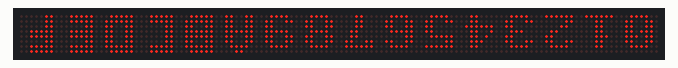
Bench run of a sketch on a simulated Arduino Uno, built with avr-gcc and run on an emulated ATmega328P. On the bench: 128×8 LED matrix. Wiring (inferred from the names in the program): 16 × MAX7219 LED driver (orientation assumed): data pin 12; clock pin 10; CS pin 11.

Above: at 0.1 s.

The sketch:

09_max7219_library.ino
```cpp
#include "MAX7219Control.h"

#define FACE_CLKPIN 10
#define FACE_CSPIN 11
#define FACE_DATAPIN 12
#define FACE_NUMPANELS 16


MAX7219Control* LedController;

void setup() {
  // put your setup code here, to run once:

  LedController = new MAX7219Control(FACE_DATAPIN, FACE_CSPIN, FACE_CLKPIN, FACE_NUMPANELS);
  LedController->Initialise();
  LedController->SetBrightness(7); // 0-15
}

byte ASCIINumbers[16][8] = {
  { B00000000, B00111100, B01100110, B01101110, B01110110, B01100110, B01100110, B00111100 }, // 0
  { B00000000, B00011000, B00011000, B00111000, B00011000, B00011000, B00011000, B01111110 }, // 1
  { B00000000, B00111100, B01100110, B00000110, B00001100, B00110000, B01100000, B01111110 }, // 2
  { B00000000, B00111100, B01100110, B00000110, B00011100, B00000110, B01100110, B00111100 }, // 3
  { B00000000, B00001100, B00011100, B00101100, B01001100, B01111110, B00001100, B00001100 }, // 4
  { B00000000, B01111110, B01100000, B01111100, B00000110, B00000110, B01100110, B00111100 }, // 5
  { B00000000, B00111100, B01100110, B01100000, B01111100, B01100110, B01100110, B00111100 }, // 6
  { B00000000, B01111110, B01100110, B00001100, B00001100, B00011000, B00011000, B00011000 }, // 7
  { B00000000, B00111100, B01100110, B01100110, B00111100, B01100110, B01100110, B00111100 }, // 8
  { B00000000, B00111100, B01100110, B01100110, B00111110, B00000110, B01100110, B00111100 }, // 9
  { B00011000, B00111100, B01100110, B01100110, B01111110, B01100110, B01100110, B01100110 }, // A
  { B01111100, B01111110, B01100110, B01111110, B01111110, B01100110, B01111110, B01111100 }, // B
  { B01111100, B01111100, B01100000, B01100000, B01100000, B01100000, B01111100, B01111100 }, // C
  { B01111100, B01111110, B01100110, B01100110, B01100110, B01100110, B01111110, B01111100 }, // D
  { B01111100, B01111100, B01100000, B01111100, B01111100, B01100000, B01111100, B01111100 }, // E
  { B01111100, B01111100, B01100000, B01111100, B01111100, B01100000, B01100000, B01100000 }, // F
};

void loop() {
  // put your main code here, to run repeatedly:

  // Start with the first panel in the chain
  for (int panel = 0; panel < FACE_NUMPANELS; panel++) {

    // Start with the top row
    for (int row = 0; row < 8; row++) {
      LedController->SetRow(panel, row, ASCIINumbers[panel][row]);
    }
  }

  // Update panels (if there are any changes)
  LedController->RenderDisplays();
}
```

MAX7219Control.h
```cpp
class MAX7219Control {
private:
  int DataPin;
  int CSPin;
  int CLKPin;

  int NumPanels;
  int NumRows = 8;

  bool* RowsRequiringUpdate;
  byte** NewPanelRowData;
  byte** CurrentPanelRowData;


public:
  MAX7219Control(int dataPin, int csPin, int clkPin, int numPanels) {
    DataPin = dataPin;
    CSPin = csPin;
    CLKPin = clkPin;
    NumPanels = numPanels;

    // Initialise panel data
    RowsRequiringUpdate = new bool[NumRows];
    for (int row = 0; row < NumRows; row++) {
      RowsRequiringUpdate[row] = true;
    }

    NewPanelRowData = new byte*[NumPanels];
    CurrentPanelRowData = new byte*[NumPanels];
    for (int panel = 0; panel < NumPanels; panel++) {
      NewPanelRowData[panel] = new byte[NumRows];
      CurrentPanelRowData[panel] = new byte[NumRows];

      for (int row = 0; row < NumRows; row++) {
        NewPanelRowData[panel][row] = 0;
        CurrentPanelRowData[panel][row] = 0;
      }
    }
  }

  Initialise() {
    // Set up data, cs, clk pins
    pinMode(CLKPin, OUTPUT);
    pinMode(CSPin, OUTPUT);
    pinMode(DataPin, OUTPUT);

    // Initialise all panels
    SetValueForAllPanels(9, 0);             // Decode mode (always 0)
    SetValueForAllPanels(11, NumRows - 1);  // 8 rows
    SetValueForAllPanels(12, 1);            // Shutdown mode (set to normal)
    SetValueForAllPanels(15, 0);            // Disable test mode

    // Force all rows to clear, bypassing caching
    for (int row = 1; row <= NumRows; row++) {
      SetValueForAllPanels(row, 0);
    }
  }

  // Value between 0-15
  SetBrightness(byte value) {
    SetValueForAllPanels(10, value);
  }

  ClearAllPanels() {
    for (int panel = 0; panel < NumPanels; panel++)
      ClearPanel(panel);
  }

  ClearPanel(int panelNumber) {
    for (int row = 0; row < NumRows; row++)
      SetRow(panelNumber, row, 0);
  }

  /**
  * panelNumber - Which panel the row is on. Starting from 0.
  * rowNumber - 0-7, from top to bottom
  * value - 8 bits to turn LEDs on/off, from left to right (0, 1, 2, 4, ...)
  */
  SetRow(int panelNumber, int rowNumber, byte value) {
    if (panelNumber < 0 || panelNumber > NumPanels) return;
    if (rowNumber < 0 || rowNumber >= NumRows) return;

    NewPanelRowData[panelNumber][rowNumber] = value;

    if (CurrentPanelRowData[panelNumber][rowNumber] != value)
      RowsRequiringUpdate[rowNumber] = true;
  }


  RenderDisplays() {
    // Render one row at a time for all of the panels (e.g. the first row for all panels)
    for (int row = 0; row < NumRows; row++) {
      // Only render a row if there are changes
      if (!RowsRequiringUpdate[row]) continue;
      RowsRequiringUpdate[row] = false;

      // Flip row order - the hardware orders row bottom to top; we want top to bottom
      int hardwareRow = NumRows - row;  // 1 - 8

      // Render panels, starting with the one furthest away
      // When you render a panel, the data is sent to the first one
      // If a panel already has data, it gets pushed to the next one in the chain
      digitalWrite(CSPin, LOW);
      for (int panel = (NumPanels - 1); panel >= 0; panel--) {
        // Output the row number we'll be setting
        shiftOut(DataPin, CLKPin, MSBFIRST, hardwareRow);

        // Reverse the order of the bits, by doing least significant bit first
        // This means that B10000000 will light up the left most LED, instead of the right most one
        shiftOut(DataPin, CLKPin, LSBFIRST, NewPanelRowData[panel][row]);

        CurrentPanelRowData[panel][row] = NewPanelRowData[panel][row];
      }
      digitalWrite(CSPin, HIGH);
    }
  }

private:
  /**
  0 = do nothing
  1-8 = set output for rows 1-8
  9 = decode mode (always set to 0)
  10/A = brightness (0-15)
  11/B = scan limit (number of rows; 0 = 1 row, 7 = 8 rows)
  12/C = shutdown mode (0 = wipe the displays, 1 = normal operation)
  15/F = display test (0 = normal operation, 1 = turn on all LEDs)
  */
  SetValueForAllPanels(int setting, int value) {
    digitalWrite(CSPin, LOW);
    for (int panel = 0; panel < NumPanels; panel++) {
      shiftOut(DataPin, CLKPin, MSBFIRST, setting);
      shiftOut(DataPin, CLKPin, MSBFIRST, value);
    }
    digitalWrite(CSPin, HIGH);
  }
};
```
